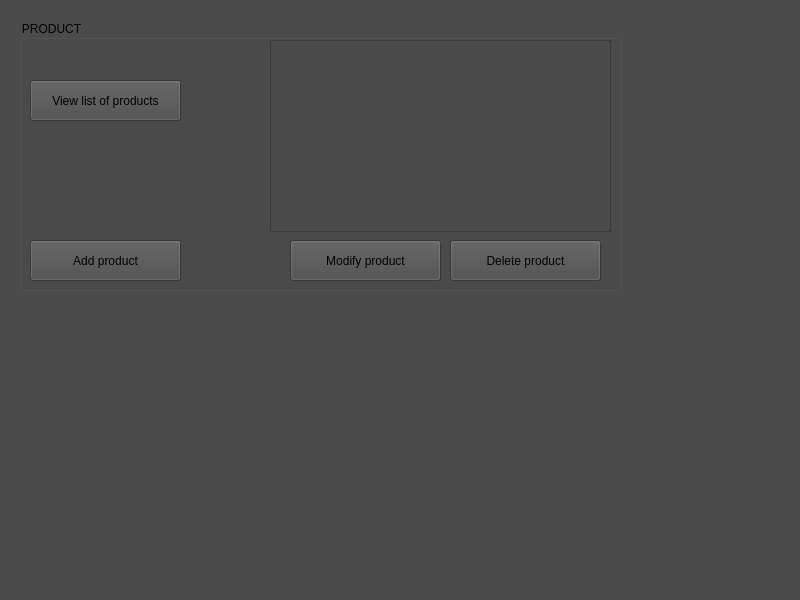
<?xml version="1.0" encoding="UTF-8"?>
<ui version="4.0">
 <class>MainWindow</class>
 <widget class="QMainWindow" name="MainWindow">
  <property name="geometry">
   <rect>
    <x>0</x>
    <y>0</y>
    <width>800</width>
    <height>600</height>
   </rect>
  </property>
  <property name="windowTitle">
   <string>MainWindow</string>
  </property>
  <property name="styleSheet">
   <string notr="true">background-color: rgb(75, 75, 75);</string>
  </property>
  <widget class="QWidget" name="centralwidget">
   <widget class="QGroupBox" name="groupBox">
    <property name="geometry">
     <rect>
      <x>20</x>
      <y>20</y>
      <width>601</width>
      <height>271</height>
     </rect>
    </property>
    <property name="styleSheet">
     <string notr="true">font: 9pt &quot;MV Boli&quot;;</string>
    </property>
    <property name="title">
     <string>PRODUCT</string>
    </property>
    <widget class="QPushButton" name="pushButton">
     <property name="geometry">
      <rect>
       <x>10</x>
       <y>220</y>
       <width>151</width>
       <height>41</height>
      </rect>
     </property>
     <property name="styleSheet">
      <string notr="true">font: 9pt &quot;MV Boli&quot;;</string>
     </property>
     <property name="text">
      <string>Add product</string>
     </property>
    </widget>
    <widget class="QPushButton" name="pushButton_2">
     <property name="geometry">
      <rect>
       <x>10</x>
       <y>60</y>
       <width>151</width>
       <height>41</height>
      </rect>
     </property>
     <property name="styleSheet">
      <string notr="true">font: 9pt &quot;MV Boli&quot;;
</string>
     </property>
     <property name="text">
      <string>View list of products</string>
     </property>
    </widget>
    <widget class="QPushButton" name="pushButton_3">
     <property name="geometry">
      <rect>
       <x>430</x>
       <y>220</y>
       <width>151</width>
       <height>41</height>
      </rect>
     </property>
     <property name="styleSheet">
      <string notr="true">font: 9pt &quot;MV Boli&quot;;</string>
     </property>
     <property name="text">
      <string>Delete product</string>
     </property>
    </widget>
    <widget class="QPushButton" name="pushButton_4">
     <property name="geometry">
      <rect>
       <x>270</x>
       <y>220</y>
       <width>151</width>
       <height>41</height>
      </rect>
     </property>
     <property name="styleSheet">
      <string notr="true">font: 9pt &quot;MV Boli&quot;;</string>
     </property>
     <property name="text">
      <string>Modify product</string>
     </property>
    </widget>
    <widget class="QListView" name="listView">
     <property name="geometry">
      <rect>
       <x>250</x>
       <y>20</y>
       <width>341</width>
       <height>192</height>
      </rect>
     </property>
    </widget>
   </widget>
  </widget>
  <widget class="QMenuBar" name="menubar">
   <property name="geometry">
    <rect>
     <x>0</x>
     <y>0</y>
     <width>800</width>
     <height>22</height>
    </rect>
   </property>
  </widget>
  <widget class="QStatusBar" name="statusbar"/>
 </widget>
 <resources/>
 <connections/>
</ui>
